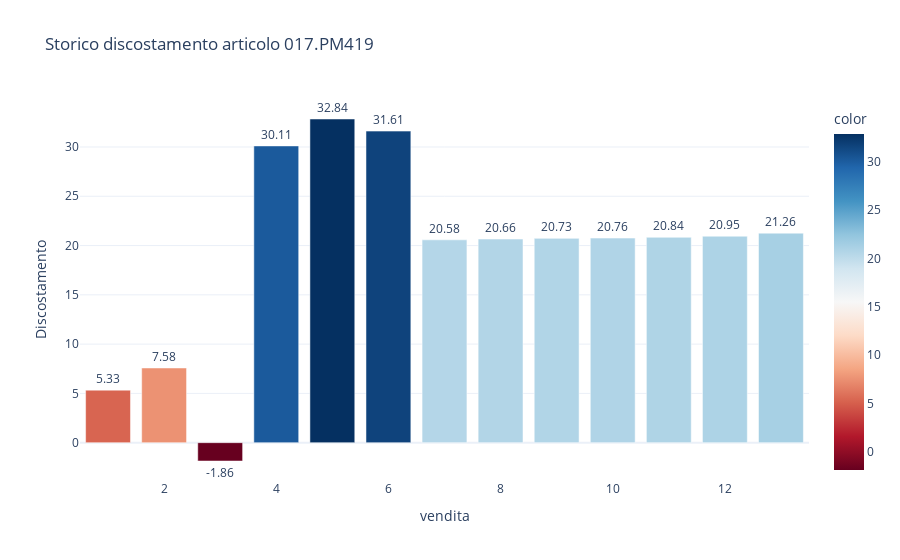

The code cell stored with this chart in its notebook:
### Code cell
fig = px.bar(x=list(range(1, len(storico_vendita)+1)), y=storico_vendita, title="Storico discostamento articolo 017.PM419", 
             template="plotly_white", text=storico_vendita, labels={"x":"vendita", "y":"Discostamento"},
             color=storico_vendita, color_continuous_scale=px.colors.sequential.RdBu)
fig.update_traces(textposition='outside')
fig.write_html("vista_listino/storico_vendita_esempio.html")
fig.show()

### Figure 1 — Plotly figure (JSON) as saved in the notebook; plotly's stock layout.template omitted (floating-point values rounded to 4 significant figures)
{"data": [{"alignmentgroup": "True", "hovertemplate": "vendita=%{x}<br>Discostamento=%{y}<br>text=%{text}<br>color=%{marker.color}<extra></extra>", "legendgroup": "", "marker": {"color": [5.33, 7.58, -1.86, 30.11, 32.84, 31.61, 20.58, 20.66, 20.73, 20.76, 20.84, 20.95, 21.26], "coloraxis": "coloraxis", "pattern": {"shape": ""}}, "name": "", "offsetgroup": "", "orientation": "v", "showlegend": false, "text": [5.33, 7.58, -1.86, 30.11, 32.84, 31.61, 20.58, 20.66, 20.73, 20.76, 20.84, 20.95, 21.26], "textposition": "outside", "type": "bar", "x": [1, 2, 3, 4, 5, 6, 7, 8, 9, 10, 11, 12, 13], "xaxis": "x", "y": [5.33, 7.58, -1.86, 30.11, 32.84, 31.61, 20.58, 20.66, 20.73, 20.76, 20.84, 20.95, 21.26], "yaxis": "y"}], "layout": {"barmode": "relative", "coloraxis": {"colorbar": {"title": {"text": "color"}}, "colorscale": [[0, "rgb(103,0,31)"], [0.1, "rgb(178,24,43)"], [0.2, "rgb(214,96,77)"], [0.3, "rgb(244,165,130)"], [0.4, "rgb(253,219,199)"], [0.5, "rgb(247,247,247)"], [0.6, "rgb(209,229,240)"], [0.7, "rgb(146,197,222)"], [0.8, "rgb(67,147,195)"], [0.9, "rgb(33,102,172)"], [1, "rgb(5,48,97)"]]}, "legend": {"tracegroupgap": 0}, "title": {"text": "Storico discostamento articolo 017.PM419"}, "xaxis": {"anchor": "y", "domain": [0, 1], "title": {"text": "vendita"}}, "yaxis": {"anchor": "x", "domain": [0, 1], "title": {"text": "Discostamento"}}}}
